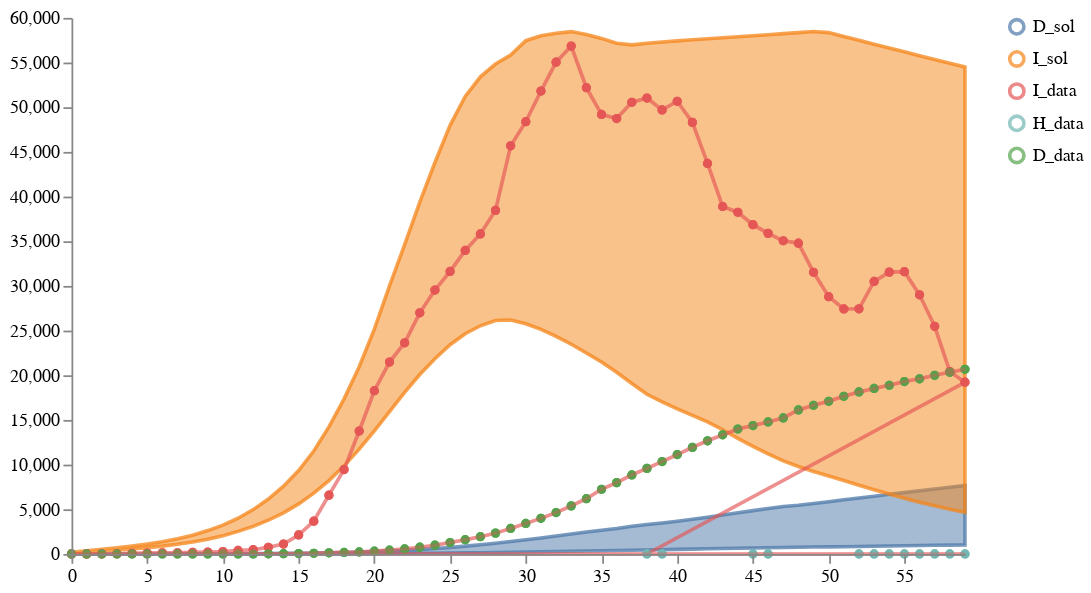

The notebook cell this image was saved under:
### Markdown cell above
# Calibrate and sample an ensemble of multiple models

### Code cell
num_samples = 100
model_paths = [model2_location, model6_location, model7_location]
data_path = "../../notebook/ensemble_eval_sa/datasets/NY_data1.csv"
weights = [1/len(model_paths) for i in model_paths]
solution_mappings = [{"I": "I", "D": "D"},
                     {"I": "infected", "D": "dead"}, 
                     {"I": "infected", "D": "dead"}
                     ]

# Run the calibration and sampling
result4 = load_and_calibrate_and_sample_ensemble_model(
    model_paths,
    data_path,
    weights,
    solution_mappings,
    num_samples,
    timepoints,
    verbose=True,
    total_population=19340000,
    num_iterations=300,
    time_unit="days",
    visual_options={"title": "Calibrated Ensemble", "subset":".*_sol"}
)

# Save results
result4["data"].to_csv("../../notebook/ensemble_eval_sa/ensemble_results/partI_ensemble_of_many_results.csv", index=False)
result4["quantiles"].to_csv("../../notebook/ensemble_eval_sa/ensemble_results/partI_ensemble_of_many_quantiles.csv", index=False)

q_ensemble_data = cdc_reformatcsv(filename="../../notebook/ensemble_eval_sa/ensemble_results/partI_ensemble_of_many_quantiles.csv", 
                                  solution_string_mapping={"I": "cases", "D": "deaths"}, 
                                  forecast_start_date="2020-04-02",
                                  location="New York State",
                                  drop_column_names=["timepoint_id", "number_days", "inc_cum", "output", "Forecast_Backcast"])
q_ensemble_data.to_csv("../../notebook/ensemble_eval_sa/ensemble_results/partI_ensemble_of_many_forecast_quantiles_Apr032020.csv")

# Plot results
schema = plots.trajectories(pd.DataFrame(result4["data"]), subset=".*_sol",
                            points=test_data.reset_index(drop=True).rename(columns={"I":"I_data", "H":"H_data", "D":"D_data"}),
                           )
schema = plots.pad(schema, 5)
plots.ipy_display(schema)

### Figure 1 — Vega specification as saved in the notebook (floating-point values rounded to 4 significant figures; data arrays with more than 128 entries replaced by an {"elided": "..."} marker saying what was removed)
{"$schema": "https://vega.github.io/schema/vega/v5.json", "axes": [{"name": "x_axis", "orient": "bottom", "scale": "xscale", "zindex": 100}, {"name": "y_axis", "orient": "left", "scale": "yscale", "zindex": 100}], "data": [{"name": "distributions", "values": [{"lower": 1.535e-22, "timepoint": 0, "trajectory": "D_sol", "upper": 1.089e-21}, {"lower": 0.01773, "timepoint": 1, "trajectory": "D_sol", "upper": 0.1222}, {"lower": 0.08264, "timepoint": 2, "trajectory": "D_sol", "upper": 0.5338}, {"lower": 0.2113, "timepoint": 3, "trajectory": "D_sol", "upper": 1.295}, {"lower": 0.415, "timepoint": 4, "trajectory": "D_sol", "upper": 2.466}, {"lower": 0.7046, "timepoint": 5, "trajectory": "D_sol", "upper": 4.12}, {"lower": 1.092, "timepoint": 6, "trajectory": "D_sol", "upper": 6.35}, {"lower": 1.593, "timepoint": 7, "trajectory": "D_sol", "upper": 9.127}, {"lower": 2.226, "timepoint": 8, "trajectory": "D_sol", "upper": 12.48}, {"lower": 3.014, "timepoint": 9, "trajectory": "D_sol", "upper": 16.94}, {"lower": 3.989, "timepoint": 10, "trajectory": "D_sol", "upper": 22.88}, {"lower": 5.189, "timepoint": 11, "trajectory": "D_sol", "upper": 30.44}, {"lower": 6.665, "timepoint": 12, "trajectory": "D_sol", "upper": 39.88}, {"lower": 8.476, "timepoint": 13, "trajectory": "D_sol", "upper": 51.35}, {"lower": 10.7, "timepoint": 14, "trajectory": "D_sol", "upper": 65.69}, {"lower": 13.43, "timepoint": 15, "trajectory": "D_sol", "upper": 83.61}, {"lower": 16.78, "timepoint": 16, "trajectory": "D_sol", "upper": 106.0}, {"lower": 20.87, "timepoint": 17, "trajectory": "D_sol", "upper": 133.8}, {"lower": 25.88, "timepoint": 18, "trajectory": "D_sol", "upper": 168.3}, {"lower": 31.98, "timepoint": 19, "trajectory": "D_sol", "upper": 211.1}, {"lower": 39.38, "timepoint": 20, "trajectory": "D_sol", "upper": 263.8}, {"lower": 48.26, "timepoint": 21, "trajectory": "D_sol", "upper": 328.2}, {"lower": 58.85, "timepoint": 22, "trajectory": "D_sol", "upper": 406.0}, {"lower": 71.31, "timepoint": 23, "trajectory": "D_sol", "upper": 498.7}, {"lower": 86.08, "timepoint": 24, "trajectory": "D_sol", "upper": 607.5}, {"lower": 102.3, "timepoint": 25, "trajectory": "D_sol", "upper": 732.9}, {"lower": 120.8, "timepoint": 26, "trajectory": "D_sol", "upper": 874.7}, {"lower": 141.4, "timepoint": 27, "trajectory": "D_sol", "upper": 1032.0}, {"lower": 163.8, "timepoint": 28, "trajectory": "D_sol", "upper": 1205.0}, {"lower": 188.0, "timepoint": 29, "trajectory": "D_sol", "upper": 1390.0}, {"lower": 213.8, "timepoint": 30, "trajectory": "D_sol", "upper": 1587.0}, {"lower": 240.9, "timepoint": 31, "trajectory": "D_sol", "upper": 1793.0}, {"lower": 268.7, "timepoint": 32, "trajectory": "D_sol", "upper": 2007.0}, {"lower": 296.4, "timepoint": 33, "trajectory": "D_sol", "upper": 2226.0}, {"lower": 324.2, "timepoint": 34, "trajectory": "D_sol", "upper": 2450.0}, {"lower": 353.7, "timepoint": 35, "trajectory": "D_sol", "upper": 2659.0}, {"lower": 385.2, "timepoint": 36, "trajectory": "D_sol", "upper": 2853.0}, {"lower": 417.0, "timepoint": 37, "trajectory": "D_sol", "upper": 3094.0}, {"lower": 449.0, "timepoint": 38, "trajectory": "D_sol", "upper": 3290.0}, {"lower": 481.0, "timepoint": 39, "trajectory": "D_sol", "upper": 3469.0}, {"lower": 513.1, "timepoint": 40, "trajectory": "D_sol", "upper": 3666.0}, {"lower": 544.3, "timepoint": 41, "trajectory": "D_sol", "upper": 3891.0}, {"lower": 574.7, "timepoint": 42, "trajectory": "D_sol", "upper": 4118.0}, {"lower": 604.7, "timepoint": 43, "trajectory": "D_sol", "upper": 4362.0}, {"lower": 634.3, "timepoint": 44, "trajectory": "D_sol", "upper": 4606.0}, {"lower": 663.4, "timepoint": 45, "trajectory": "D_sol", "upper": 4850.0}, {"lower": 692.1, "timepoint": 46, "trajectory": "D_sol", "upper": 5094.0}, {"lower": 720.2, "timepoint": 47, "trajectory": "D_sol", "upper": 5317.0}, {"lower": 747.8, "timepoint": 48, "trajectory": "D_sol", "upper": 5457.0}, {"lower": 773.6, "timepoint": 49, "trajectory": "D_sol", "upper": 5643.0}, {"lower": 796.0, "timepoint": 50, "trajectory": "D_sol", "upper": 5853.0}, {"lower": 817.5, "timepoint": 51, "trajectory": "D_sol", "upper": 6061.0}, {"lower": 838.5, "timepoint": 52, "trajectory": "D_sol", "upper": 6266.0}, {"lower": 865.3, "timepoint": 53, "trajectory": "D_sol", "upper": 6470.0}, {"lower": 891.8, "timepoint": 54, "trajectory": "D_sol", "upper": 6684.0}, {"lower": 918.1, "timepoint": 55, "trajectory": "D_sol", "upper": 6884.0}, {"lower": 944.0, "timepoint": 56, "trajectory": "D_sol", "upper": 7069.0}, {"lower": 969.5, "timepoint": 57, "trajectory": "D_sol", "upper": 7265.0}, {"lower": 991.2, "timepoint": 58, "trajectory": "D_sol", "upper": 7460.0}, {"lower": 1012.0, "timepoint": 59, "trajectory": "D_sol", "upper": 7652.0}, {"lower": 159.6, "timepoint": 0, "trajectory": "I_sol", "upper": 190.2}, {"lower": 261.4, "timepoint": 1, "trajectory": "I_sol", "upper": 369.6}, {"lower": 354.5, "timepoint": 2, "trajectory": "I_sol", "upper": 533.2}, {"lower": 455.1, "timepoint": 3, "trajectory": "I_sol", "upper": 701.0}, {"lower": 571.0, "timepoint": 4, "trajectory": "I_sol", "upper": 888.5}, {"lower": 710.5, "timepoint": 5, "trajectory": "I_sol", "upper": 1108.0}, {"lower": 879.7, "timepoint": 6, "trajectory": "I_sol", "upper": 1372.0}, {"lower": 1088.0, "timepoint": 7, "trajectory": "I_sol", "upper": 1693.0}, {"lower": 1335.0, "timepoint": 8, "trajectory": "I_sol", "upper": 2094.0}, {"lower": 1653.0, "timepoint": 9, "trajectory": "I_sol", "upper": 2619.0}, {"lower": 2050.0, "timepoint": 10, "trajectory": "I_sol", "upper": 3226.0}, {"lower": 2527.0, "timepoint": 11, "trajectory": "I_sol", "upper": 4005.0}, {"lower": 3091.0, "timepoint": 12, "trajectory": "I_sol", "upper": 4966.0}, {"lower": 3775.0, "timepoint": 13, "trajectory": "I_sol", "upper": 6145.0}, {"lower": 4604.0, "timepoint": 14, "trajectory": "I_sol", "upper": 7585.0}, {"lower": 5604.0, "timepoint": 15, "trajectory": "I_sol", "upper": 9329.0}, {"lower": 6801.0, "timepoint": 16, "trajectory": "I_sol", "upper": 11520.0}, {"lower": 8216.0, "timepoint": 17, "trajectory": "I_sol", "upper": 14230.0}, {"lower": 9863.0, "timepoint": 18, "trajectory": "I_sol", "upper": 17360.0}, {"lower": 11730.0, "timepoint": 19, "trajectory": "I_sol", "upper": 20950.0}, {"lower": 13780.0, "timepoint": 20, "trajectory": "I_sol", "upper": 25170.0}, {"lower": 15940.0, "timepoint": 21, "trajectory": "I_sol", "upper": 30010.0}, {"lower": 18080.0, "timepoint": 22, "trajectory": "I_sol", "upper": 34620.0}, {"lower": 20080.0, "timepoint": 23, "trajectory": "I_sol", "upper": 39380.0}, {"lower": 21840.0, "timepoint": 24, "trajectory": "I_sol", "upper": 43810.0}, {"lower": 23420.0, "timepoint": 25, "trajectory": "I_sol", "upper": 47970.0}, {"lower": 24650.0, "timepoint": 26, "trajectory": "I_sol", "upper": 51200.0}, {"lower": 25540.0, "timepoint": 27, "trajectory": "I_sol", "upper": 53400.0}, {"lower": 26120.0, "timepoint": 28, "trajectory": "I_sol", "upper": 54830.0}, {"lower": 26190.0, "timepoint": 29, "trajectory": "I_sol", "upper": 55840.0}, {"lower": 25770.0, "timepoint": 30, "trajectory": "I_sol", "upper": 57450.0}, {"lower": 25140.0, "timepoint": 31, "trajectory": "I_sol", "upper": 58000.0}, {"lower": 24360.0, "timepoint": 32, "trajectory": "I_sol", "upper": 58290.0}, {"lower": 23470.0, "timepoint": 33, "trajectory": "I_sol", "upper": 58460.0}, {"lower": 22500.0, "timepoint": 34, "trajectory": "I_sol", "upper": 58140.0}, {"lower": 21490.0, "timepoint": 35, "trajectory": "I_sol", "upper": 57700.0}, {"lower": 20340.0, "timepoint": 36, "trajectory": "I_sol", "upper": 57170.0}, {"lower": 19070.0, "timepoint": 37, "trajectory": "I_sol", "upper": 56980.0}, {"lower": 17870.0, "timepoint": 38, "trajectory": "I_sol", "upper": 57150.0}, {"lower": 17020.0, "timepoint": 39, "trajectory": "I_sol", "upper": 57300.0}, {"lower": 16250.0, "timepoint": 40, "trajectory": "I_sol", "upper": 57430.0}, {"lower": 15510.0, "timepoint": 41, "trajectory": "I_sol", "upper": 57550.0}, {"lower": 14780.0, "timepoint": 42, "trajectory": "I_sol", "upper": 57670.0}, {"lower": 13900.0, "timepoint": 43, "trajectory": "I_sol", "upper": 57780.0}, {"lower": 12940.0, "timepoint": 44, "trajectory": "I_sol", "upper": 57890.0}, {"lower": 12040.0, "timepoint": 45, "trajectory": "I_sol", "upper": 58010.0}, {"lower": 11200.0, "timepoint": 46, "trajectory": "I_sol", "upper": 58120.0}, {"lower": 10420.0, "timepoint": 47, "trajectory": "I_sol", "upper": 58240.0}, {"lower": 9789.0, "timepoint": 48, "trajectory": "I_sol", "upper": 58350.0}, {"lower": 9238.0, "timepoint": 49, "trajectory": "I_sol", "upper": 58470.0}, {"lower": 8716.0, "timepoint": 50, "trajectory": "I_sol", "upper": 58350.0}, {"lower": 8224.0, "timepoint": 51, "trajectory": "I_sol", "upper": 57920.0}, {"lower": 7697.0, "timepoint": 52, "trajectory": "I_sol", "upper": 57490.0}, {"lower": 7183.0, "timepoint": 53, "trajectory": "I_sol", "upper": 57060.0}, {"lower": 6705.0, "timepoint": 54, "trajectory": "I_sol", "upper": 56630.0}, {"lower": 6238.0, "timepoint": 55, "trajectory": "I_sol", "upper": 56200.0}, {"lower": 5797.0, "timepoint": 56, "trajectory": "I_sol", "upper": 55770.0}, {"lower": 5387.0, "timepoint": 57, "trajectory": "I_sol", "upper": 55350.0}, {"lower": 5007.0, "timepoint": 58, "trajectory": "I_sol", "upper": 54920.0}, {"lower": 4654.0, "timepoint": 59, "trajectory": "I_sol", "upper": 54500.0}]}, {"name": "traces", "transform": [{"expr": "isValid(datum.value)", "type": "filter"}], "values": []}, {"name": "points", "values": {"elided": "132 records"}}, {"name": "markers", "values": []}, {"name": "selected", "on": [{"remove": true, "trigger": "clear"}, {"remove": true, "trigger": "!shift"}, {"insert": "clicked", "trigger": "!shift && clicked"}, {"toggle": "clicked", "trigger": "shift && clicked"}]}], "height": 300, "legends": [{"encode": {"labels": {"interactive": true, "name": "legendLabel", "update": {"opacity": [{"test": "!length(data('selected')) || indata('selected', 'value', datum.value)", "value": 1}, {"value": 0.25}]}}, "symbols": {"interactive": true, "name": "legendSymbol", "update": {"fill": {"value": "transparent"}, "opacity": [{"test": "!length(data('selected')) || indata('selected', 'value', datum.value)", "value": 0.7}, {"value": 0.15}], "size": {"value": 64}, "strokeWidth": {"value": 2}}}}, "name": "color_legend", "stroke": "color"}], "marks": [{"from": {"facet": {"data": "points", "groupby": "trajectory", "name": "points_split"}}, "marks": [{"encode": {"hover": {"fillOpacity": {"value": 0.9}}, "update": {"fill": {"field": "trajectory", "scale": "color"}, "fillOpacity": [{"test": "!length(data('selected')) || indata('selected', 'value', datum.trajectory)", "value": 0.5}, {"value": 0.15}], "size": {"value": 10}, "stroke": {"field": "trajectory", "scale": "color"}, "strokeOpacity": [{"test": "!length(data('selected')) || indata('selected', 'value', datum.trajectory)", "value": 0.75}, {"value": 0.15}], "strokeWidth": {"value": 2}, "tooltip": {"field": "value"}, "x": {"field": "timepoint", "scale": "xscale"}, "y": {"field": "value", "scale": "yscale"}}}, "from": {"data": "points"}, "name": "_points_symbol", "type": "symbol", "zindex": 3}, {"encode": {"hover": {"fillOpacity": {"value": 0.9}}, "update": {"interpolate": {"value": "linear"}, "stroke": {"field": "trajectory", "scale": "color"}, "strokeOpacity": [{"test": "!length(data('selected')) || indata('selected', 'value', datum.trajectory)", "value": 0.3}, {"value": 0.1}], "strokeWidth": {"value": 2}, "x": {"field": "timepoint", "scale": "xscale"}, "y": {"field": "value", "scale": "yscale"}}}, "from": {"data": "points"}, "name": "_points_line", "type": "line", "zindex": 3}], "name": "_points", "type": "group", "zindex": 3}, {"from": {"facet": {"data": "traces", "groupby": "trajectory", "name": "traces_split"}}, "marks": [{"encode": {"hover": {"fillOpacity": {"value": 0.9}}, "update": {"interpolate": {"value": "linear"}, "stroke": {"field": "trajectory", "scale": "color"}, "strokeOpacity": [{"test": "!length(data('selected')) || indata('selected', 'value', datum.trajectory)", "value": 0.75}, {"value": 0.15}], "strokeWidth": {"value": 2}, "x": {"field": "timepoint", "scale": "xscale"}, "y": {"field": "value", "scale": "yscale"}}}, "from": {"data": "traces_split"}, "name": "_traces_lines", "type": "line"}], "name": "_traces", "type": "group", "zindex": 2}, {"from": {"facet": {"data": "distributions", "groupby": "trajectory", "name": "trajectory_split"}}, "marks": [{"encode": {"hover": {"fillOpacity": {"value": 0.9}}, "update": {"fill": {"field": "trajectory", "scale": "color"}, "fillOpacity": [{"test": "!length(data('selected')) || indata('selected', 'value', datum.trajectory)", "value": 0.5}, {"value": 0.15}], "interpolate": {"value": "linear"}, "stroke": {"field": "trajectory", "scale": "color"}, "strokeOpacity": [{"test": "!length(data('selected')) || indata('selected', 'value', datum.trajectory)", "value": 0.75}, {"value": 0.15}], "strokeWidth": {"value": 2}, "x": {"field": "timepoint", "scale": "xscale"}, "y": {"field": "upper", "scale": "yscale"}, "y2": {"field": "lower", "scale": "yscale"}}}, "from": {"data": "trajectory_split"}, "type": "area"}], "name": "_distributions", "type": "group", "zindex": 1}, {"marks": [{"encode": {"enter": {"stroke": {"value": "lightgray"}}, "update": {"opacity": {"value": 1}, "x": {"field": "timepoint", "scale": "xscale"}, "y": {"signal": "height"}, "y2": {"value": 0}}}, "from": {"data": "markers"}, "name": "_marker text", "type": "rule"}, {"encode": {"enter": {"fontSize": {"value": 8}, "text": {"field": "datum.label"}, "y": {"value": 0}}}, "from": {"data": "_marker text"}, "name": "_marker flags", "transform": [{"as": ["x", "_y", "opacity", "align", "baseline"], "lineAnchor": "start", "offset": [1], "size": {"signal": "[width, height]"}, "type": "label"}], "type": "text"}], "name": "_markers", "type": "group"}], "padding": 5, "scales": [{"domain": {"fields": [{"data": "distributions", "field": "timepoint"}, {"data": "traces", "field": "timepoint"}, {"data": "points", "field": "timepoint"}, {"data": "markers", "field": "timepoint"}]}, "name": "xscale", "range": "width", "type": "linear", "zero": false}, {"domain": {"fields": [{"data": "distributions", "field": "lower"}, {"data": "distributions", "field": "upper"}, {"data": "traces", "field": "value"}, {"data": "points", "field": "value"}]}, "name": "yscale", "nice": true, "range": "height", "type": "linear", "zero": true}, {"domain": {"fields": [{"data": "distributions", "field": "trajectory"}, {"data": "traces", "field": "trajectory"}, {"data": "points", "field": "trajectory"}]}, "name": "color", "range": "category", "type": "ordinal"}], "signals": [{"name": "clear", "on": [{"events": "mouseup[!event.item]", "force": true, "update": "true"}], "value": true}, {"name": "shift", "on": [{"events": "@legendSymbol:click, @legendLabel:click", "force": true, "update": "event.shiftKey"}], "value": false}, {"name": "clicked", "on": [{"events": "@legendSymbol:click, @legendLabel:click", "force": true, "update": "{value: datum.value}"}], "value": null}], "width": 500}
